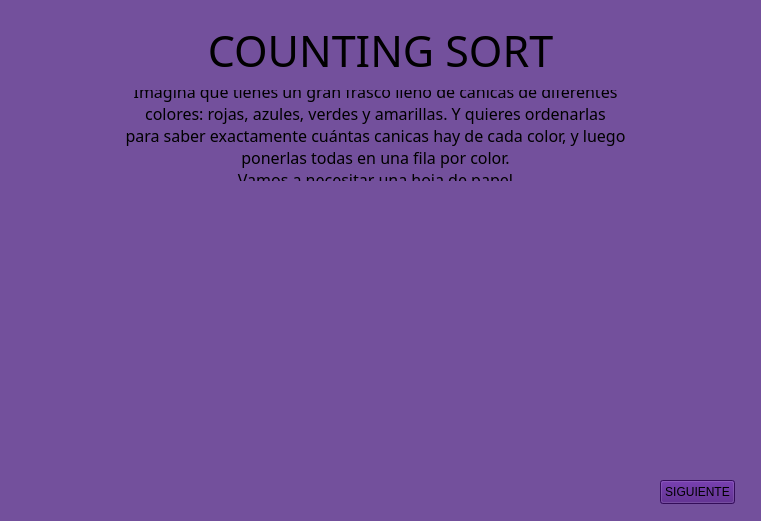
<?xml version="1.0" encoding="UTF-8"?>
<ui version="4.0">
 <class>StackedWidget</class>
 <widget class="QStackedWidget" name="StackedWidget">
  <property name="geometry">
   <rect>
    <x>0</x>
    <y>0</y>
    <width>761</width>
    <height>521</height>
   </rect>
  </property>
  <property name="windowTitle">
   <string>StackedWidget</string>
  </property>
  <property name="styleSheet">
   <string notr="true">background-color:rgb(115, 80, 156)</string>
  </property>
  <property name="currentIndex">
   <number>0</number>
  </property>
  <widget class="QWidget" name="page">
   <widget class="QLabel" name="label">
    <property name="geometry">
     <rect>
      <x>180</x>
      <y>20</y>
      <width>401</width>
      <height>61</height>
     </rect>
    </property>
    <property name="font">
     <font>
      <family>Caprasimo</family>
      <pointsize>32</pointsize>
     </font>
    </property>
    <property name="text">
     <string>COUNTING SORT</string>
    </property>
    <property name="alignment">
     <set>Qt::AlignmentFlag::AlignCenter</set>
    </property>
   </widget>
   <widget class="QLabel" name="label_2">
    <property name="geometry">
     <rect>
      <x>100</x>
      <y>90</y>
      <width>551</width>
      <height>91</height>
     </rect>
    </property>
    <property name="font">
     <font>
      <family>Caprasimo</family>
      <pointsize>12</pointsize>
     </font>
    </property>
    <property name="text">
     <string>Imagina que tienes un gran frasco lleno de canicas de diferentes 
colores: rojas, azules, verdes y amarillas. Y quieres ordenarlas 
para saber exactamente cuántas canicas hay de cada color, y luego 
ponerlas todas en una fila por color.
 Vamos a necesitar una hoja de papel.</string>
    </property>
    <property name="alignment">
     <set>Qt::AlignmentFlag::AlignCenter</set>
    </property>
   </widget>
   <widget class="QPushButton" name="btnNext">
    <property name="geometry">
     <rect>
      <x>660</x>
      <y>480</y>
      <width>75</width>
      <height>24</height>
     </rect>
    </property>
    <property name="styleSheet">
     <string notr="true">background-color:rgb(71, 18, 124)</string>
    </property>
    <property name="text">
     <string>SIGUIENTE</string>
    </property>
   </widget>
   <widget class="QLabel" name="label_3">
    <property name="geometry">
     <rect>
      <x>140</x>
      <y>230</y>
      <width>201</width>
      <height>221</height>
     </rect>
    </property>
    <property name="text">
     <string/>
    </property>
    <property name="pixmap">
     <pixmap>Sources/Images/frasco.png</pixmap>
    </property>
    <property name="scaledContents">
     <bool>true</bool>
    </property>
   </widget>
   <widget class="QLabel" name="label_4">
    <property name="geometry">
     <rect>
      <x>390</x>
      <y>220</y>
      <width>251</width>
      <height>241</height>
     </rect>
    </property>
    <property name="text">
     <string/>
    </property>
    <property name="pixmap">
     <pixmap>Sources/Images/hoja.png</pixmap>
    </property>
    <property name="scaledContents">
     <bool>true</bool>
    </property>
   </widget>
  </widget>
  <widget class="QWidget" name="page_2">
   <widget class="QLabel" name="label_5">
    <property name="geometry">
     <rect>
      <x>180</x>
      <y>20</y>
      <width>401</width>
      <height>61</height>
     </rect>
    </property>
    <property name="font">
     <font>
      <family>Caprasimo</family>
      <pointsize>32</pointsize>
     </font>
    </property>
    <property name="text">
     <string>COUNTING SORT</string>
    </property>
    <property name="alignment">
     <set>Qt::AlignmentFlag::AlignCenter</set>
    </property>
   </widget>
   <widget class="QPushButton" name="btnNext_2">
    <property name="geometry">
     <rect>
      <x>670</x>
      <y>480</y>
      <width>75</width>
      <height>24</height>
     </rect>
    </property>
    <property name="styleSheet">
     <string notr="true">background-color:rgb(71, 18, 124)</string>
    </property>
    <property name="text">
     <string>SIGUIENTE</string>
    </property>
   </widget>
   <widget class="QLabel" name="label_6">
    <property name="geometry">
     <rect>
      <x>100</x>
      <y>90</y>
      <width>551</width>
      <height>181</height>
     </rect>
    </property>
    <property name="font">
     <font>
      <family>Caprasimo</family>
      <pointsize>12</pointsize>
     </font>
    </property>
    <property name="text">
     <string>Así es como Counting Sort te ayudaría:
¡Contemos los colores! 
Vas a tomar tu hoja de papel.
En esta hoja, vas a escribir el nombre de cada 
color de canica que tienes: 
&quot;Rojo&quot;, &quot;Azul&quot;, &quot;Verde&quot;, &quot;Amarillo&quot;.
Ahora, vas a ir sacando las canicas del fraco una por una.
Cada vez que saques una canica, vas a hacer 
una marca al lado de su color en tu hoja.</string>
    </property>
    <property name="alignment">
     <set>Qt::AlignmentFlag::AlignCenter</set>
    </property>
   </widget>
   <widget class="QLabel" name="label_7">
    <property name="geometry">
     <rect>
      <x>90</x>
      <y>300</y>
      <width>141</width>
      <height>161</height>
     </rect>
    </property>
    <property name="text">
     <string/>
    </property>
    <property name="pixmap">
     <pixmap>Sources/Images/frasco.png</pixmap>
    </property>
    <property name="scaledContents">
     <bool>true</bool>
    </property>
   </widget>
   <widget class="QLabel" name="label_8">
    <property name="geometry">
     <rect>
      <x>240</x>
      <y>360</y>
      <width>31</width>
      <height>31</height>
     </rect>
    </property>
    <property name="font">
     <font>
      <family>Caprasimo</family>
      <pointsize>28</pointsize>
     </font>
    </property>
    <property name="text">
     <string>-&gt;</string>
    </property>
   </widget>
   <widget class="QLabel" name="label_9">
    <property name="geometry">
     <rect>
      <x>480</x>
      <y>290</y>
      <width>191</width>
      <height>181</height>
     </rect>
    </property>
    <property name="text">
     <string/>
    </property>
    <property name="pixmap">
     <pixmap>Sources/Images/hoja.png</pixmap>
    </property>
    <property name="scaledContents">
     <bool>true</bool>
    </property>
   </widget>
   <widget class="QLabel" name="label_10">
    <property name="geometry">
     <rect>
      <x>290</x>
      <y>290</y>
      <width>81</width>
      <height>81</height>
     </rect>
    </property>
    <property name="text">
     <string/>
    </property>
    <property name="pixmap">
     <pixmap>Sources/Images/canica roja.png</pixmap>
    </property>
    <property name="scaledContents">
     <bool>true</bool>
    </property>
   </widget>
   <widget class="QLabel" name="label_11">
    <property name="geometry">
     <rect>
      <x>310</x>
      <y>370</y>
      <width>81</width>
      <height>81</height>
     </rect>
    </property>
    <property name="text">
     <string/>
    </property>
    <property name="pixmap">
     <pixmap>Sources/Images/canica roja.png</pixmap>
    </property>
    <property name="scaledContents">
     <bool>true</bool>
    </property>
   </widget>
   <widget class="QLabel" name="label_12">
    <property name="geometry">
     <rect>
      <x>370</x>
      <y>300</y>
      <width>81</width>
      <height>81</height>
     </rect>
    </property>
    <property name="text">
     <string/>
    </property>
    <property name="pixmap">
     <pixmap>Sources/Images/canica roja.png</pixmap>
    </property>
    <property name="scaledContents">
     <bool>true</bool>
    </property>
   </widget>
   <widget class="QLabel" name="label_13">
    <property name="geometry">
     <rect>
      <x>450</x>
      <y>360</y>
      <width>31</width>
      <height>31</height>
     </rect>
    </property>
    <property name="font">
     <font>
      <family>Caprasimo</family>
      <pointsize>28</pointsize>
     </font>
    </property>
    <property name="text">
     <string>-&gt;</string>
    </property>
   </widget>
   <widget class="QLabel" name="label_14">
    <property name="geometry">
     <rect>
      <x>540</x>
      <y>320</y>
      <width>41</width>
      <height>41</height>
     </rect>
    </property>
    <property name="font">
     <font>
      <pointsize>12</pointsize>
     </font>
    </property>
    <property name="styleSheet">
     <string notr="true">background-color:transparent;
color: black
</string>
    </property>
    <property name="text">
     <string>Rojas
 III</string>
    </property>
    <property name="alignment">
     <set>Qt::AlignmentFlag::AlignCenter</set>
    </property>
   </widget>
  </widget>
  <widget class="QWidget" name="page_3">
   <widget class="QLabel" name="label_15">
    <property name="geometry">
     <rect>
      <x>100</x>
      <y>80</y>
      <width>551</width>
      <height>151</height>
     </rect>
    </property>
    <property name="font">
     <font>
      <family>Caprasimo</family>
      <pointsize>12</pointsize>
     </font>
    </property>
    <property name="text">
     <string>Sacas una roja: pones una marca al lado de &quot;Rojo&quot;.
Sacas una verde: pones una marca al lado de &quot;Verde&quot;.
Y así hasta que la cesta esté vacía.
Al final, en tu tabla, podrás ver rápidamente 
cuántas marcas tienes para cada color. 
¡Sabes cuántas canicas rojas tienes, cuántas azules, etc.!</string>
    </property>
    <property name="alignment">
     <set>Qt::AlignmentFlag::AlignCenter</set>
    </property>
   </widget>
   <widget class="QLabel" name="label_16">
    <property name="geometry">
     <rect>
      <x>180</x>
      <y>20</y>
      <width>401</width>
      <height>61</height>
     </rect>
    </property>
    <property name="font">
     <font>
      <family>Caprasimo</family>
      <pointsize>32</pointsize>
     </font>
    </property>
    <property name="text">
     <string>COUNTING SORT</string>
    </property>
    <property name="alignment">
     <set>Qt::AlignmentFlag::AlignCenter</set>
    </property>
   </widget>
   <widget class="QPushButton" name="btnNext_3">
    <property name="geometry">
     <rect>
      <x>670</x>
      <y>480</y>
      <width>75</width>
      <height>24</height>
     </rect>
    </property>
    <property name="styleSheet">
     <string notr="true">background-color:rgb(71, 18, 124)</string>
    </property>
    <property name="text">
     <string>SIGUIENTE</string>
    </property>
   </widget>
   <widget class="QLabel" name="label_17">
    <property name="geometry">
     <rect>
      <x>180</x>
      <y>300</y>
      <width>141</width>
      <height>151</height>
     </rect>
    </property>
    <property name="text">
     <string/>
    </property>
    <property name="pixmap">
     <pixmap>Sources/Images/vacio.png</pixmap>
    </property>
    <property name="scaledContents">
     <bool>true</bool>
    </property>
   </widget>
   <widget class="QLabel" name="label_18">
    <property name="geometry">
     <rect>
      <x>340</x>
      <y>350</y>
      <width>31</width>
      <height>31</height>
     </rect>
    </property>
    <property name="font">
     <font>
      <family>Caprasimo</family>
      <pointsize>28</pointsize>
     </font>
    </property>
    <property name="text">
     <string>-&gt;</string>
    </property>
   </widget>
   <widget class="QLabel" name="label_19">
    <property name="geometry">
     <rect>
      <x>440</x>
      <y>310</y>
      <width>41</width>
      <height>41</height>
     </rect>
    </property>
    <property name="font">
     <font>
      <pointsize>12</pointsize>
     </font>
    </property>
    <property name="styleSheet">
     <string notr="true">background-color:transparent;
color: black
</string>
    </property>
    <property name="text">
     <string>Rojas
 III</string>
    </property>
    <property name="alignment">
     <set>Qt::AlignmentFlag::AlignCenter</set>
    </property>
   </widget>
   <widget class="QLabel" name="label_20">
    <property name="geometry">
     <rect>
      <x>370</x>
      <y>250</y>
      <width>251</width>
      <height>221</height>
     </rect>
    </property>
    <property name="text">
     <string/>
    </property>
    <property name="pixmap">
     <pixmap>Sources/Images/hoja.png</pixmap>
    </property>
    <property name="scaledContents">
     <bool>true</bool>
    </property>
   </widget>
   <widget class="QLabel" name="label_21">
    <property name="geometry">
     <rect>
      <x>500</x>
      <y>300</y>
      <width>41</width>
      <height>41</height>
     </rect>
    </property>
    <property name="font">
     <font>
      <pointsize>12</pointsize>
     </font>
    </property>
    <property name="styleSheet">
     <string notr="true">background-color:transparent;
color: black
</string>
    </property>
    <property name="text">
     <string>Azul
 II</string>
    </property>
    <property name="alignment">
     <set>Qt::AlignmentFlag::AlignCenter</set>
    </property>
   </widget>
   <widget class="QLabel" name="label_22">
    <property name="geometry">
     <rect>
      <x>450</x>
      <y>380</y>
      <width>41</width>
      <height>41</height>
     </rect>
    </property>
    <property name="font">
     <font>
      <pointsize>12</pointsize>
     </font>
    </property>
    <property name="styleSheet">
     <string notr="true">background-color:transparent;
color: black
</string>
    </property>
    <property name="text">
     <string>Verde
 I</string>
    </property>
    <property name="alignment">
     <set>Qt::AlignmentFlag::AlignCenter</set>
    </property>
   </widget>
   <widget class="QLabel" name="label_23">
    <property name="geometry">
     <rect>
      <x>490</x>
      <y>360</y>
      <width>71</width>
      <height>31</height>
     </rect>
    </property>
    <property name="font">
     <font>
      <pointsize>12</pointsize>
     </font>
    </property>
    <property name="styleSheet">
     <string notr="true">background-color:transparent;
color: black
</string>
    </property>
    <property name="text">
     <string>Amarillo
 IIIII</string>
    </property>
    <property name="alignment">
     <set>Qt::AlignmentFlag::AlignCenter</set>
    </property>
   </widget>
   <zorder>label_15</zorder>
   <zorder>label_16</zorder>
   <zorder>btnNext_3</zorder>
   <zorder>label_17</zorder>
   <zorder>label_18</zorder>
   <zorder>label_20</zorder>
   <zorder>label_19</zorder>
   <zorder>label_21</zorder>
   <zorder>label_22</zorder>
   <zorder>label_23</zorder>
  </widget>
  <widget class="QWidget" name="page_4">
   <widget class="QLabel" name="label_24">
    <property name="geometry">
     <rect>
      <x>180</x>
      <y>20</y>
      <width>401</width>
      <height>61</height>
     </rect>
    </property>
    <property name="font">
     <font>
      <family>Caprasimo</family>
      <pointsize>32</pointsize>
     </font>
    </property>
    <property name="text">
     <string>COUNTING SORT</string>
    </property>
    <property name="alignment">
     <set>Qt::AlignmentFlag::AlignCenter</set>
    </property>
   </widget>
   <widget class="QLabel" name="label_25">
    <property name="geometry">
     <rect>
      <x>100</x>
      <y>80</y>
      <width>551</width>
      <height>151</height>
     </rect>
    </property>
    <property name="font">
     <font>
      <family>Caprasimo</family>
      <pointsize>12</pointsize>
     </font>
    </property>
    <property name="text">
     <string>¡Hora de ponerlas en fila! 
Ahora que sabes cuántas canicas hay de cada color, 
vas a empezar a ponerlas en una fila muy ordenada.
Primero, pones todas las canicas rojas que contaste en la fila.
Luego, después de las rojas, pones todas las canicas azules 
Después las verdes, y finalmente las amarillas.</string>
    </property>
    <property name="alignment">
     <set>Qt::AlignmentFlag::AlignCenter</set>
    </property>
   </widget>
   <widget class="QPushButton" name="btnNext_4">
    <property name="geometry">
     <rect>
      <x>670</x>
      <y>480</y>
      <width>75</width>
      <height>24</height>
     </rect>
    </property>
    <property name="styleSheet">
     <string notr="true">background-color:rgb(71, 18, 124)</string>
    </property>
    <property name="text">
     <string>SIGUIENTE</string>
    </property>
   </widget>
   <widget class="QLabel" name="label_26">
    <property name="geometry">
     <rect>
      <x>90</x>
      <y>320</y>
      <width>41</width>
      <height>41</height>
     </rect>
    </property>
    <property name="font">
     <font>
      <pointsize>12</pointsize>
     </font>
    </property>
    <property name="styleSheet">
     <string notr="true">background-color:transparent;
color: black
</string>
    </property>
    <property name="text">
     <string>Rojas
 III</string>
    </property>
    <property name="alignment">
     <set>Qt::AlignmentFlag::AlignCenter</set>
    </property>
   </widget>
   <widget class="QLabel" name="label_27">
    <property name="geometry">
     <rect>
      <x>270</x>
      <y>350</y>
      <width>31</width>
      <height>31</height>
     </rect>
    </property>
    <property name="font">
     <font>
      <family>Caprasimo</family>
      <pointsize>28</pointsize>
     </font>
    </property>
    <property name="text">
     <string>-&gt;</string>
    </property>
   </widget>
   <widget class="QLabel" name="label_28">
    <property name="geometry">
     <rect>
      <x>140</x>
      <y>370</y>
      <width>71</width>
      <height>31</height>
     </rect>
    </property>
    <property name="font">
     <font>
      <pointsize>12</pointsize>
     </font>
    </property>
    <property name="styleSheet">
     <string notr="true">background-color:transparent;
color: black
</string>
    </property>
    <property name="text">
     <string>Amarillo
 IIIII</string>
    </property>
    <property name="alignment">
     <set>Qt::AlignmentFlag::AlignCenter</set>
    </property>
   </widget>
   <widget class="QLabel" name="label_29">
    <property name="geometry">
     <rect>
      <x>100</x>
      <y>390</y>
      <width>41</width>
      <height>41</height>
     </rect>
    </property>
    <property name="font">
     <font>
      <pointsize>12</pointsize>
     </font>
    </property>
    <property name="styleSheet">
     <string notr="true">background-color:transparent;
color: black
</string>
    </property>
    <property name="text">
     <string>Verde
 I</string>
    </property>
    <property name="alignment">
     <set>Qt::AlignmentFlag::AlignCenter</set>
    </property>
   </widget>
   <widget class="QLabel" name="label_30">
    <property name="geometry">
     <rect>
      <x>150</x>
      <y>310</y>
      <width>41</width>
      <height>41</height>
     </rect>
    </property>
    <property name="font">
     <font>
      <pointsize>12</pointsize>
     </font>
    </property>
    <property name="styleSheet">
     <string notr="true">background-color:transparent;
color: black
</string>
    </property>
    <property name="text">
     <string>Azul
 II</string>
    </property>
    <property name="alignment">
     <set>Qt::AlignmentFlag::AlignCenter</set>
    </property>
   </widget>
   <widget class="QLabel" name="label_31">
    <property name="geometry">
     <rect>
      <x>20</x>
      <y>260</y>
      <width>251</width>
      <height>221</height>
     </rect>
    </property>
    <property name="text">
     <string/>
    </property>
    <property name="pixmap">
     <pixmap>Sources/Images/hoja.png</pixmap>
    </property>
    <property name="scaledContents">
     <bool>true</bool>
    </property>
   </widget>
   <widget class="QLabel" name="label_32">
    <property name="geometry">
     <rect>
      <x>310</x>
      <y>260</y>
      <width>81</width>
      <height>81</height>
     </rect>
    </property>
    <property name="text">
     <string/>
    </property>
    <property name="pixmap">
     <pixmap>Sources/Images/canica roja.png</pixmap>
    </property>
    <property name="scaledContents">
     <bool>true</bool>
    </property>
   </widget>
   <widget class="QLabel" name="label_33">
    <property name="geometry">
     <rect>
      <x>390</x>
      <y>260</y>
      <width>81</width>
      <height>81</height>
     </rect>
    </property>
    <property name="text">
     <string/>
    </property>
    <property name="pixmap">
     <pixmap>Sources/Images/canica roja.png</pixmap>
    </property>
    <property name="scaledContents">
     <bool>true</bool>
    </property>
   </widget>
   <widget class="QLabel" name="label_34">
    <property name="geometry">
     <rect>
      <x>470</x>
      <y>260</y>
      <width>81</width>
      <height>81</height>
     </rect>
    </property>
    <property name="text">
     <string/>
    </property>
    <property name="pixmap">
     <pixmap>Sources/Images/canica roja.png</pixmap>
    </property>
    <property name="scaledContents">
     <bool>true</bool>
    </property>
   </widget>
   <widget class="QLabel" name="label_35">
    <property name="geometry">
     <rect>
      <x>550</x>
      <y>260</y>
      <width>91</width>
      <height>81</height>
     </rect>
    </property>
    <property name="text">
     <string/>
    </property>
    <property name="pixmap">
     <pixmap>Sources/Images/canica azul.png</pixmap>
    </property>
    <property name="scaledContents">
     <bool>true</bool>
    </property>
   </widget>
   <widget class="QLabel" name="label_36">
    <property name="geometry">
     <rect>
      <x>630</x>
      <y>260</y>
      <width>91</width>
      <height>81</height>
     </rect>
    </property>
    <property name="text">
     <string/>
    </property>
    <property name="pixmap">
     <pixmap>Sources/Images/canica azul.png</pixmap>
    </property>
    <property name="scaledContents">
     <bool>true</bool>
    </property>
   </widget>
   <widget class="QLabel" name="label_37">
    <property name="geometry">
     <rect>
      <x>310</x>
      <y>350</y>
      <width>71</width>
      <height>71</height>
     </rect>
    </property>
    <property name="text">
     <string/>
    </property>
    <property name="pixmap">
     <pixmap>Sources/Images/canica verde.png</pixmap>
    </property>
    <property name="scaledContents">
     <bool>true</bool>
    </property>
   </widget>
   <widget class="QLabel" name="label_38">
    <property name="geometry">
     <rect>
      <x>390</x>
      <y>350</y>
      <width>61</width>
      <height>61</height>
     </rect>
    </property>
    <property name="text">
     <string/>
    </property>
    <property name="pixmap">
     <pixmap>Sources/Images/canica amarilla.png</pixmap>
    </property>
    <property name="scaledContents">
     <bool>true</bool>
    </property>
   </widget>
   <widget class="QLabel" name="label_39">
    <property name="geometry">
     <rect>
      <x>450</x>
      <y>350</y>
      <width>61</width>
      <height>61</height>
     </rect>
    </property>
    <property name="text">
     <string/>
    </property>
    <property name="pixmap">
     <pixmap>Sources/Images/canica amarilla.png</pixmap>
    </property>
    <property name="scaledContents">
     <bool>true</bool>
    </property>
   </widget>
   <widget class="QLabel" name="label_40">
    <property name="geometry">
     <rect>
      <x>510</x>
      <y>350</y>
      <width>61</width>
      <height>61</height>
     </rect>
    </property>
    <property name="text">
     <string/>
    </property>
    <property name="pixmap">
     <pixmap>Sources/Images/canica amarilla.png</pixmap>
    </property>
    <property name="scaledContents">
     <bool>true</bool>
    </property>
   </widget>
   <widget class="QLabel" name="label_41">
    <property name="geometry">
     <rect>
      <x>570</x>
      <y>350</y>
      <width>61</width>
      <height>61</height>
     </rect>
    </property>
    <property name="text">
     <string/>
    </property>
    <property name="pixmap">
     <pixmap>Sources/Images/canica amarilla.png</pixmap>
    </property>
    <property name="scaledContents">
     <bool>true</bool>
    </property>
   </widget>
   <widget class="QLabel" name="label_42">
    <property name="geometry">
     <rect>
      <x>640</x>
      <y>350</y>
      <width>61</width>
      <height>61</height>
     </rect>
    </property>
    <property name="text">
     <string/>
    </property>
    <property name="pixmap">
     <pixmap>Sources/Images/canica amarilla.png</pixmap>
    </property>
    <property name="scaledContents">
     <bool>true</bool>
    </property>
   </widget>
   <zorder>label_24</zorder>
   <zorder>label_25</zorder>
   <zorder>btnNext_4</zorder>
   <zorder>label_27</zorder>
   <zorder>label_31</zorder>
   <zorder>label_29</zorder>
   <zorder>label_30</zorder>
   <zorder>label_26</zorder>
   <zorder>label_28</zorder>
   <zorder>label_32</zorder>
   <zorder>label_33</zorder>
   <zorder>label_34</zorder>
   <zorder>label_35</zorder>
   <zorder>label_36</zorder>
   <zorder>label_37</zorder>
   <zorder>label_38</zorder>
   <zorder>label_39</zorder>
   <zorder>label_40</zorder>
   <zorder>label_41</zorder>
   <zorder>label_42</zorder>
  </widget>
  <widget class="QWidget" name="page_5">
   <widget class="QPushButton" name="btnTerminado">
    <property name="geometry">
     <rect>
      <x>290</x>
      <y>410</y>
      <width>171</width>
      <height>71</height>
     </rect>
    </property>
    <property name="font">
     <font>
      <family>Caprasimo</family>
      <pointsize>11</pointsize>
     </font>
    </property>
    <property name="styleSheet">
     <string notr="true">background-color:rgb(71, 18, 124)</string>
    </property>
    <property name="text">
     <string>TERMINADO</string>
    </property>
   </widget>
   <widget class="QLabel" name="label_43">
    <property name="geometry">
     <rect>
      <x>180</x>
      <y>20</y>
      <width>401</width>
      <height>61</height>
     </rect>
    </property>
    <property name="font">
     <font>
      <family>Caprasimo</family>
      <pointsize>32</pointsize>
     </font>
    </property>
    <property name="text">
     <string>COUNTING SORT</string>
    </property>
    <property name="alignment">
     <set>Qt::AlignmentFlag::AlignCenter</set>
    </property>
   </widget>
   <widget class="QLabel" name="label_44">
    <property name="geometry">
     <rect>
      <x>100</x>
      <y>80</y>
      <width>551</width>
      <height>151</height>
     </rect>
    </property>
    <property name="font">
     <font>
      <family>Caprasimo</family>
      <pointsize>12</pointsize>
     </font>
    </property>
    <property name="text">
     <string>¡Y listo! Tienes una fila perfectamente ordenada de canicas,
 primero todas las rojas, luego todas las azules, y así sucesivamente.</string>
    </property>
    <property name="alignment">
     <set>Qt::AlignmentFlag::AlignCenter</set>
    </property>
   </widget>
   <widget class="QLabel" name="label_45">
    <property name="geometry">
     <rect>
      <x>280</x>
      <y>230</y>
      <width>81</width>
      <height>81</height>
     </rect>
    </property>
    <property name="text">
     <string/>
    </property>
    <property name="pixmap">
     <pixmap>Sources/Images/canica roja.png</pixmap>
    </property>
    <property name="scaledContents">
     <bool>true</bool>
    </property>
   </widget>
   <widget class="QLabel" name="label_46">
    <property name="geometry">
     <rect>
      <x>340</x>
      <y>320</y>
      <width>61</width>
      <height>61</height>
     </rect>
    </property>
    <property name="text">
     <string/>
    </property>
    <property name="pixmap">
     <pixmap>Sources/Images/canica amarilla.png</pixmap>
    </property>
    <property name="scaledContents">
     <bool>true</bool>
    </property>
   </widget>
   <widget class="QLabel" name="label_47">
    <property name="geometry">
     <rect>
      <x>530</x>
      <y>240</y>
      <width>71</width>
      <height>71</height>
     </rect>
    </property>
    <property name="text">
     <string/>
    </property>
    <property name="pixmap">
     <pixmap>Sources/Images/canica verde.png</pixmap>
    </property>
    <property name="scaledContents">
     <bool>true</bool>
    </property>
   </widget>
   <widget class="QLabel" name="label_48">
    <property name="geometry">
     <rect>
      <x>280</x>
      <y>320</y>
      <width>61</width>
      <height>61</height>
     </rect>
    </property>
    <property name="text">
     <string/>
    </property>
    <property name="pixmap">
     <pixmap>Sources/Images/canica amarilla.png</pixmap>
    </property>
    <property name="scaledContents">
     <bool>true</bool>
    </property>
   </widget>
   <widget class="QLabel" name="label_49">
    <property name="geometry">
     <rect>
      <x>140</x>
      <y>230</y>
      <width>81</width>
      <height>81</height>
     </rect>
    </property>
    <property name="text">
     <string/>
    </property>
    <property name="pixmap">
     <pixmap>Sources/Images/canica roja.png</pixmap>
    </property>
    <property name="scaledContents">
     <bool>true</bool>
    </property>
   </widget>
   <widget class="QLabel" name="label_50">
    <property name="geometry">
     <rect>
      <x>400</x>
      <y>320</y>
      <width>61</width>
      <height>61</height>
     </rect>
    </property>
    <property name="text">
     <string/>
    </property>
    <property name="pixmap">
     <pixmap>Sources/Images/canica amarilla.png</pixmap>
    </property>
    <property name="scaledContents">
     <bool>true</bool>
    </property>
   </widget>
   <widget class="QLabel" name="label_51">
    <property name="geometry">
     <rect>
      <x>220</x>
      <y>320</y>
      <width>61</width>
      <height>61</height>
     </rect>
    </property>
    <property name="text">
     <string/>
    </property>
    <property name="pixmap">
     <pixmap>Sources/Images/canica amarilla.png</pixmap>
    </property>
    <property name="scaledContents">
     <bool>true</bool>
    </property>
   </widget>
   <widget class="QLabel" name="label_52">
    <property name="geometry">
     <rect>
      <x>350</x>
      <y>240</y>
      <width>91</width>
      <height>81</height>
     </rect>
    </property>
    <property name="text">
     <string/>
    </property>
    <property name="pixmap">
     <pixmap>Sources/Images/canica azul.png</pixmap>
    </property>
    <property name="scaledContents">
     <bool>true</bool>
    </property>
   </widget>
   <widget class="QLabel" name="label_53">
    <property name="geometry">
     <rect>
      <x>470</x>
      <y>320</y>
      <width>61</width>
      <height>61</height>
     </rect>
    </property>
    <property name="text">
     <string/>
    </property>
    <property name="pixmap">
     <pixmap>Sources/Images/canica amarilla.png</pixmap>
    </property>
    <property name="scaledContents">
     <bool>true</bool>
    </property>
   </widget>
   <widget class="QLabel" name="label_55">
    <property name="geometry">
     <rect>
      <x>440</x>
      <y>240</y>
      <width>91</width>
      <height>81</height>
     </rect>
    </property>
    <property name="text">
     <string/>
    </property>
    <property name="pixmap">
     <pixmap>Sources/Images/canica azul.png</pixmap>
    </property>
    <property name="scaledContents">
     <bool>true</bool>
    </property>
   </widget>
   <widget class="QLabel" name="label_56">
    <property name="geometry">
     <rect>
      <x>210</x>
      <y>230</y>
      <width>81</width>
      <height>81</height>
     </rect>
    </property>
    <property name="text">
     <string/>
    </property>
    <property name="pixmap">
     <pixmap>Sources/Images/canica roja.png</pixmap>
    </property>
    <property name="scaledContents">
     <bool>true</bool>
    </property>
   </widget>
  </widget>
 </widget>
 <resources/>
 <connections/>
</ui>
